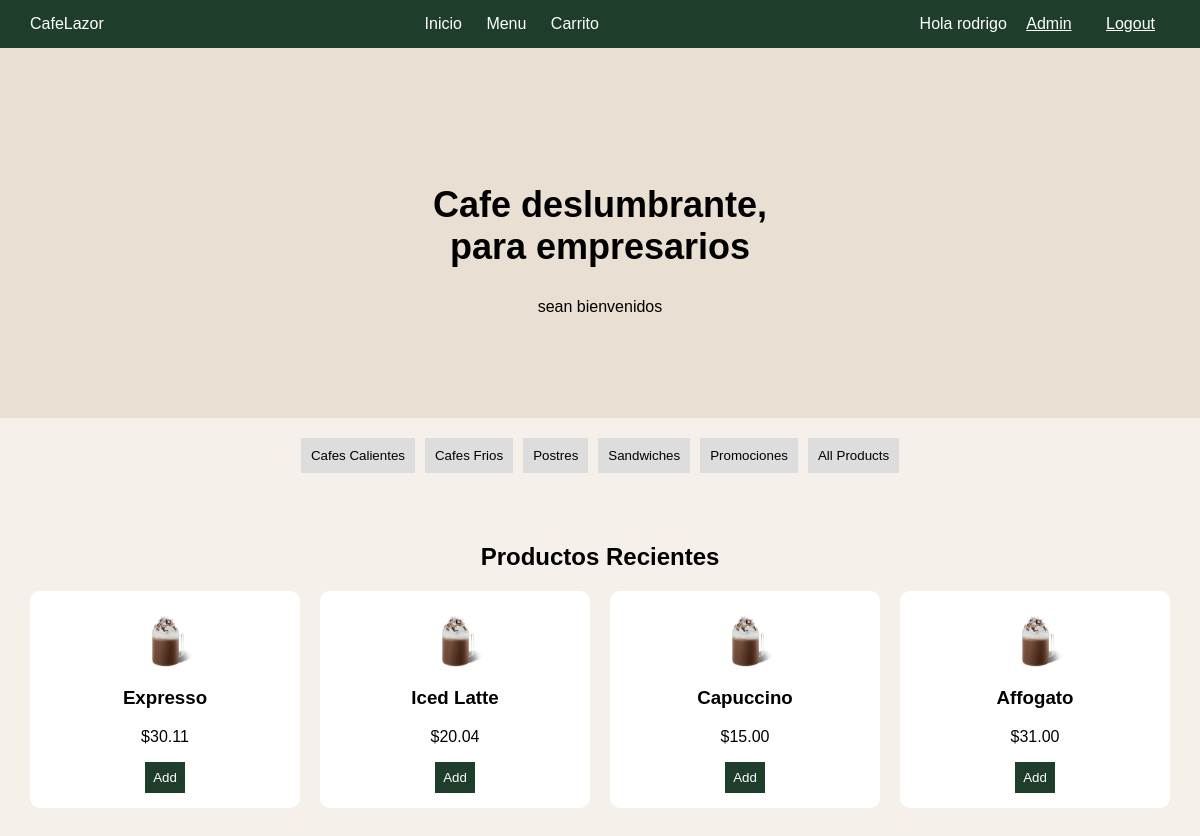
The app's page /home/ (signed in) with its own data.
### appcafe/models.py (models this page shows, shortened)
class Cafe(models.Model):
    CATEGORY_CHOICES = [
        ('hot', 'Cafes Calientes'),
        ('cold', 'Cafes Frios'),
        ('desserts', 'Postres'),
        ('sandwiches', 'Sandwiches'),
        ('promotions', 'Promociones'),
    ]
    name = models.CharField(max_length=100)
    description = models.TextField()
    price = models.DecimalField(max_digits=5, decimal_places=2)
    category = models.CharField(max_length=20, choices=CATEGORY_CHOICES, default='hot')

### appcafe/views.py (the view)
# urls.py: path('home/', views.home, name='home'),
def home(request):
    category_type = request.GET.get('type', None)
    if category_type:
        cafes = Cafe.objects.filter(category=category_type)
    else:
        cafes = Cafe.objects.all()
    return render(request, 'home.html', {'cafes': cafes, 'category_type': category_type})

### appcafe/templates/home.html (shortened to what this page needs)
{% load static %}
<html lang="es">
<head>
    <link rel="stylesheet" href="{% static 'css/styles.css' %}">
</head>
<body>
    <header class="header">
        <div class="logo">CafeLazor</div>
        <nav>
            <a href="{% url 'index' %}">Inicio</a>
            <a href="{% url 'menu' %}">Menu</a>
            <a href="{% url 'cart' %}">Carrito</a>
        </nav>
        <div>
            {% if user.is_authenticated %}
                <span>Hola {{ user.username }}</span>
                {% if user.is_superuser %}
                    <a class="btn-login" href="{% url 'cafe_list' %}">Admin</a>
                {% endif %}
                <a class="btn-login" href="{% url 'logout' %}">Logout</a>
            {% else %}
                <a class="btn-login" href="{% url 'login' %}">Login</a>
            {% endif %}
        </div>
    </header>
    <section class="hero">
        <div class="hero-text">
            <h1>Cafe deslumbrante, <br> para empresarios</h1>
            <p>sean bienvenidos</p>
        </div>
    </section>
    <section class="category">
        <a href="{% url 'home' %}?type=hot"><button>Cafes Calientes</button></a>
        <a href="{% url 'home' %}?type=cold"><button>Cafes Frios</button></a>
        <a href="{% url 'home' %}?type=desserts"><button>Postres</button></a>
        <a href="{% url 'home' %}?type=sandwiches"><button>Sandwiches</button></a>
        <a href="{% url 'home' %}?type=promotions"><button>Promociones</button></a>
        <a href="{% url 'home' %}"><button>All Products</button></a>
    </section>
    <section class="products">
        <h2>Productos Recientes</h2>
        <div class="grid">
            {% for cafe in cafes %}
                <div class="card">
                    <img src="{% static 'img/Cafe.png' %}" style="max-width: 75px; height: auto;" alt="{{ cafe.name }}">
                    <h3>{{ cafe.name }}</h3>
                    <p>${{ cafe.price }}</p>
                    <button class="btn-primary" data-id="{{ cafe.id }}" data-name="{{ cafe.name }}" data-price="{{ cafe.price }}">Add</button>
                </div>
            {% empty %}
                <p>No Hay Productos Disponibles</p>
            {% endfor %}
        </div>
    </section>
</body>
</html>

### appcafe/static/css/styles.css (style rules this page uses)
body { margin: 0; font-family: Arial, Helvetica, sans-serif; background-color: #f5f1ea; }
.header { display: flex; justify-content: space-between; align-items: center; background-color: #1f3d2b; color: white; padding: 15px 30px; }
.header nav a { margin: 0 10px; color: white; text-decoration: none; }
.btn-login { background: #1f3d2b; color: white; border: none; padding: 8px 15px; cursor: pointer; }
.hero { display: flex; flex-direction: column; justify-content: center; align-items: center; text-align: center; padding: 60px 40px; background-color: #e9dfd2; min-height: 250px; }
.hero-text h1 { font-size: 36px; }
.category { display: flex; justify-content: center; gap: 10px; padding: 20px; }
.category button { padding: 10px; border: none; background-color: #ddd; cursor: pointer; }
.products { padding: 30px; }
.grid { display: grid; grid-template-columns: repeat(4, 1fr); gap: 20px; }
.card { background: white; padding: 15px; border-radius: 10px; text-align: center; }
.card button { background-color: #1f3d2b; color: white; border: none; padding: 8px; cursor: pointer; }
h1 { text-align: center; margin-top: 50px; }
h2 { text-align: center; }

### records on screen
Cafe: name "Expresso", price "30.11"
Cafe: name "Iced Latte", price "20.04"
Cafe: name "Capuccino", price "15.00"
Cafe: name "Affogato", price "31.00"

### other values on screen
{{ user.username }} "rodrigo"
